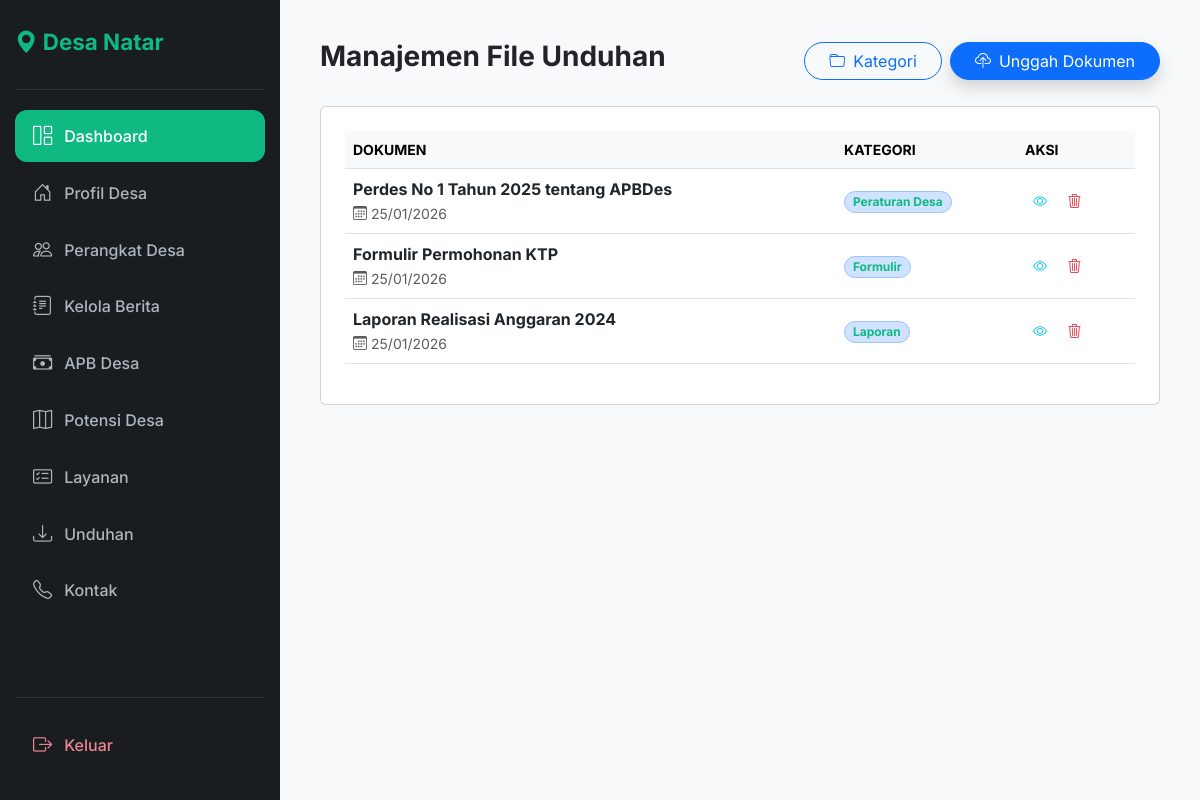
Screenshot of /Website-Desa-Natar2/admin/manage-unduhan.php (signed in) with the database file from the repository.
### tables this page shows
CREATE TABLE unduhan (
    id INT AUTO_INCREMENT PRIMARY KEY,
    nama_dokumen VARCHAR(255) NOT NULL,
    nama_file VARCHAR(255) NOT NULL,
    id_kategori INT,
    tgl_upload TIMESTAMP DEFAULT CURRENT_TIMESTAMP,
    CONSTRAINT fk_unduhan_kategori
        FOREIGN KEY (id_kategori)
        REFERENCES kategori_unduhan(id)
        ON DELETE SET NULL
);

CREATE TABLE kategori_unduhan (
    id INT AUTO_INCREMENT PRIMARY KEY,
    nama_kategori VARCHAR(100) NOT NULL
);

### Website-Desa-Natar2/admin/manage-unduhan.php (the view, shortened to what this page needs)
<?php
require '../config/db.php';
$data_unduhan = mysqli_query($conn, "SELECT u.*, k.nama_kategori FROM unduhan u LEFT JOIN kategori_unduhan k ON u.id_kategori = k.id ORDER BY u.tgl_upload DESC");
?>
<!DOCTYPE html>
<html lang="id">
<head>
    <link href="https://cdn.jsdelivr.net/npm/bootstrap@5.3.0/dist/css/bootstrap.min.css" rel="stylesheet">
    <link rel="stylesheet" href="https://cdn.jsdelivr.net/npm/bootstrap-icons@1.11.0/font/bootstrap-icons.css">
</head>
<body>
<div class="d-flex">
    <nav class="sidebar" id="sidebar">
        <div class="sidebar-brand"><i class="bi bi-geo-alt-fill"></i> Desa Natar</div>
        <ul class="sidebar-menu">
            <li><a href="index.php" class="nav-link active"><i class="bi bi-grid-1x2"></i> Dashboard</a></li>
            <li><a href="manage-profil.php" class="nav-link"><i class="bi bi-house-door"></i> Profil Desa</a></li>
            <li><a href="manage-struktur.php" class="nav-link"><i class="bi bi-people"></i> Perangkat Desa</a></li>
            <li><a href="manage-berita.php" class="nav-link"><i class="bi bi-journal-text"></i> Kelola Berita</a></li>
            <li><a href="manage-apbdesa.php" class="nav-link"><i class="bi bi-cash-stack"></i> APB Desa</a></li>
            <li><a href="manage-potensi.php" class="nav-link"><i class="bi bi-map"></i> Potensi Desa</a></li>
            <li><a href="manage-prosedur.php" class="nav-link"><i class="bi bi-card-checklist"></i> Layanan</a></li>
            <li><a href="manage-unduhan.php" class="nav-link"><i class="bi bi-download"></i> Unduhan</a></li>
            <li><a href="manage-kontak.php" class="nav-link"><i class="bi bi-telephone"></i> Kontak</a></li>
        </ul>
        <div class="logout-section">
            <a href="logout.php" class="nav-link logout-link"><i class="bi bi-box-arrow-right"></i> Keluar</a>
        </div>
    </nav>
    <main class="main-content w-100">
        <div class="d-flex justify-content-between align-items-center mb-4">
            <h3 class="fw-bold">Manajemen File Unduhan</h3>
            <div class="d-flex gap-2">
                <button class="btn btn-outline-primary rounded-pill px-4" data-bs-toggle="modal" data-bs-target="#modalKategori">
                    <i class="bi bi-folder me-2"></i>Kategori
                </button>
                <button class="btn btn-primary rounded-pill px-4 shadow" data-bs-toggle="modal" data-bs-target="#modalUpload">
                    <i class="bi bi-cloud-upload me-2"></i>Unggah Dokumen
                </button>
            </div>
        </div>
        <div class="card card-premium p-4">
            <div class="table-responsive">
                <table class="table table-hover align-middle">
                    <thead class="table-light">
                        <tr class="small text-secondary fw-bold">
                            <th>DOKUMEN</th>
                            <th>KATEGORI</th>
                            <th>AKSI</th>
                        </tr>
                    </thead>
                    <tbody>
                        <?php while($row = mysqli_fetch_assoc($data_unduhan)): ?>
                        <tr>
                            <td>
                                <div class="fw-bold text-dark"><?php echo htmlspecialchars($row['nama_dokumen']); ?></div>
                                <small class="text-muted">
                                    <i class="bi bi-calendar3 me-1"></i><?php echo date('d/m/Y', strtotime($row['tgl_upload'])); ?>
                                </small>
                            </td>
                            <td>
                                <span class="badge bg-primary-subtle text-primary border border-primary-subtle rounded-pill">
                                    <?php echo htmlspecialchars($row['nama_kategori']); ?>
                                </span>
                            </td>
                            <td>
                                <a href="../assets/files/unduhan/<?php echo $row['nama_file']; ?>"
                                   class="btn btn-sm btn-outline-info border-0 rounded-pill"
                                   target="_blank"
                                   title="Lihat">
                                    <i class="bi bi-eye"></i>
                                </a>
                                <a href="?hapus=<?php echo $row['id']; ?>"
                                   class="btn btn-sm btn-outline-danger border-0 rounded-pill"
                                   onclick="return confirm('Hapus file ini?')"
                                   title="Hapus">
                                    <i class="bi bi-trash3"></i>
                                </a>
                            </td>
                        </tr>
                        <?php endwhile; ?>
                    </tbody>
                </table>
            </div>
        </div>
    </main>
</div>
</body>
</html>

### Website-Desa-Natar2/admin/manage-unduhan.php (style rules this page uses)
:root { --sidebar-bg: #1a1d20; --active-blue: #10b981; --bs-primary: #10b981; --bs-primary-rgb: 16, 185, 129; }
body { font-family: 'Inter', sans-serif; background-color: #f8f9fa; }
.sidebar { width: 280px; background: var(--sidebar-bg); height: 100vh; position: fixed; display: flex; flex-direction: column; padding: 25px 15px; transition: all 0.3s; z-index: 1000; overflow: hidden; }
.sidebar-brand { color: var(--active-blue); font-weight: 700; font-size: 1.4rem; padding-bottom: 30px; border-bottom: 1px solid #2d3238; margin-bottom: 20px; flex-shrink: 0; }
.sidebar-menu { flex-grow: 1; list-style: none; padding: 0; margin: 0; overflow-y: auto; overflow-x: hidden; scrollbar-width: thin; scrollbar-color: rgba(255, 255, 255, 0.2) transparent; }
.nav-link { color: #adb5bd; padding: 12px 18px; border-radius: 12px; display: flex; align-items: center; transition: 0.3s; font-weight: 500; margin-bottom: 4px; white-space: nowrap; }
.nav-link i { font-size: 1.2rem; margin-right: 12px; }
.nav-link:hover, .nav-link.active { background: rgba(13, 110, 253, 0.15); color: var(--active-blue); }
.nav-link.active { background: var(--active-blue); color: #fff; }
.logout-section { margin-top: auto; padding-top: 20px; border-top: 1px solid #2d3238; flex-shrink: 0; background: var(--sidebar-bg); }
.logout-link { color: #ea868f !important; }
.main-content { margin-left: 280px; padding: 40px; transition: 0.3s; }

### rows the page displays
unduhan: nama_dokumen "Perdes No 1 Tahun 2025 tentang APBDes", tgl_upload "25/01/2026", id_kategori.nama_kategori "Peraturan Desa"
unduhan: nama_dokumen "Formulir Permohonan KTP", tgl_upload "25/01/2026", id_kategori.nama_kategori "Formulir"
unduhan: nama_dokumen "Laporan Realisasi Anggaran 2024", tgl_upload "25/01/2026", id_kategori.nama_kategori "Laporan"
